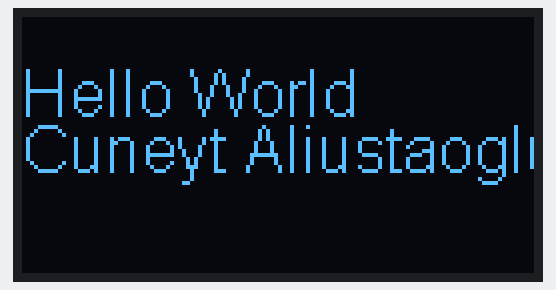
Bench run of a sketch on a simulated ESP8266 (NodeMCU). On the bench: 128×64 one-colour display.

Above: at 0.1 s.

The sketch:

SimpleDisplay.ino
```cpp
/* ************************************
 @author Cüneyt Aliustaoğlu
 Simple display with ESP8266-01 using
* *************************************/

// Libraries
#include <Wire.h>
#include "SSD1306.h"

SSD1306 display(0x3c, 0, 2); //0x3C OLED address, GPIO0-> tx, GPIO2-> rx

void setup()
{
  Wire.pins(0, 2);
  Wire.begin(0, 2);

  display.init();
  display.flipScreenVertically();
  display.setFont(ArialMT_Plain_10);
}

void loop()
{
  display.clear();

  display.setTextAlignment(TEXT_ALIGN_LEFT);
  display.setFont(ArialMT_Plain_16);

  display.drawString(0, 10, "Hello World");
  display.drawString(0, 24, "Cuneyt Aliustaoglu");

  display.display();
  delay(10);
}
```
